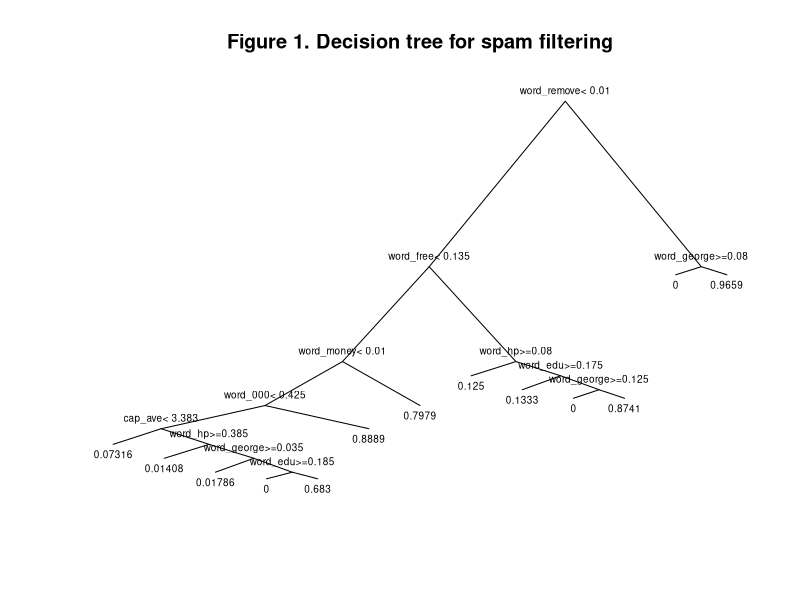

Here is the R script that generated this plot:
## [DATA-05] Example: The spam filter ##

# Setting work directory #
setwd("/Users/miguel/Dropbox/DATA-2017-2/[DATA-05] Decision trees")

# Loading data #
spam <- read.csv(file="spam.csv")
str(spam)

# Formula #
fm <- spam ~ .

# Setting the cutoff #
cut <- 0.5

# Decision tree #
library(rpart)
tree1 <- rpart(formula=fm, data=spam)
tree1

# Plotting #
plot(tree1, branch=0, main="Figure 1. Decision tree for spam filtering",
  margin=0.01)
text(tree1, font=1, cex=0.6)

# Confusion matrix (1) #
cut <- 0.5
score1 <- predict(tree1, newdata=spam)
conf1 <- table(score1 > cut, spam$spam==1)
conf1
tp1 <- conf1["TRUE", "TRUE"]/sum(conf1[,"TRUE"])
tp1
fp1 <- conf1["TRUE", "FALSE"]/sum(conf1[,"FALSE"])
fp1

# Exploring other cutoffs #
table(score1, spam$spam)

# Less pruning #
tree2 <- rpart(formula=fm, data=spam, cp=0.005)
tree2

# Confusion matrix (2) #
tree2 <- rpart(formula=fm, data=spam, cp=0.005)
score2 <- predict(tree2, newdata=spam)
conf2 <- table(score2 > 0.5, spam$spam==1)
conf2
tp2 <- conf2["TRUE", "TRUE"]/sum(conf2[,"TRUE"])
tp2
fp2 <- conf2["TRUE", "FALSE"]/sum(conf2[,"FALSE"])
fp2
